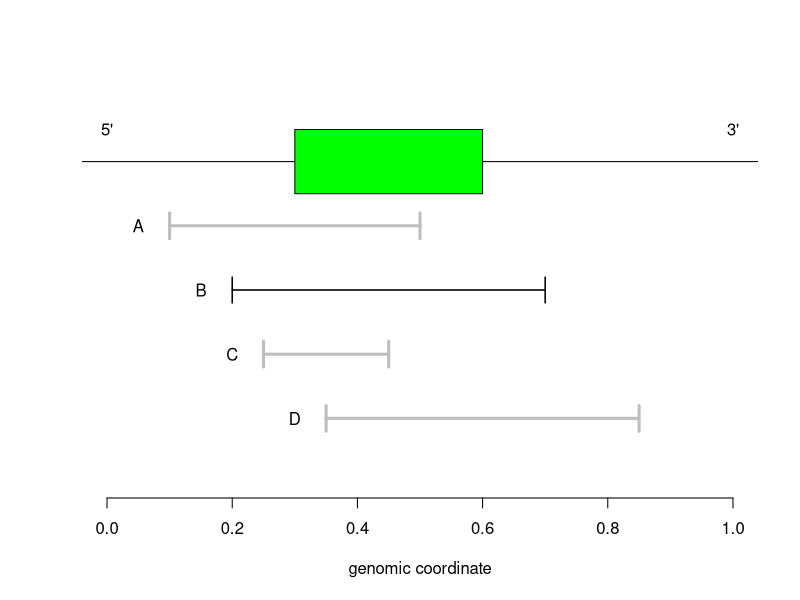
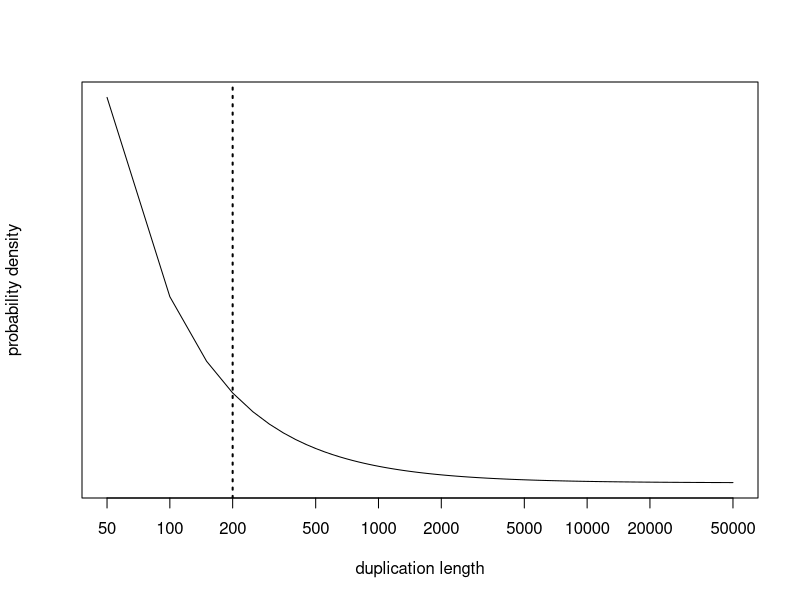
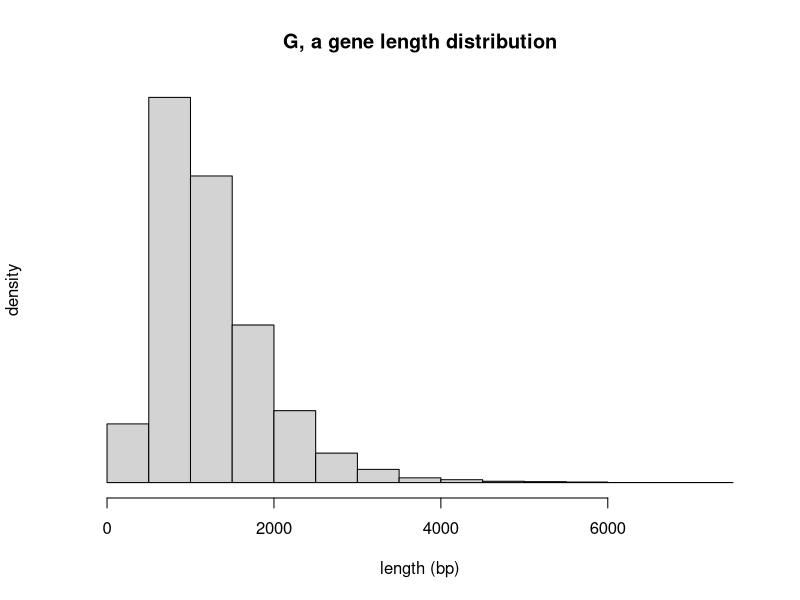

Recreate these plots in R, in order.
## ---- chunk 1
# define a function to plot some bars 
hbar <- function(xs, y, tick_size, ...) { 
  lines(xs, c(y, y), ...)
  ys <- c(y + tick_size / 2, y - tick_size / 2)
  for (side in 1:2) { 
    lines(c(xs[side], xs[side]), ys, ...)
  }
}

plot(c(0,1), c(0, 0.6), type = "n", yaxt = "n", ylab = "", xlab = "genomic coordinate", frame.plot = F)
abline(h = 0.5)
rect(0.3, 0.45, 0.6, 0.55, col = "green")
text(x = c(0, 1), y = c(0.55, 0.55), labels = c("5'", "3'"))
# some duplications that include or fail to include the gene
hbar(c(0.1, 0.5), 0.4, 0.04, lwd = 3, col = "grey")
hbar(c(0.2, 0.7), 0.3, 0.04, lwd = 1.5, col = "black")
hbar(c(0.25, 0.45), 0.2, 0.04, lwd = 3, col = "grey")
hbar(c(0.35, 0.85), 0.1, 0.04, lwd = 3, col = "grey")
text(x = c(0.05, 0.15, 0.2, 0.3), y = c(0.4, 0.3, 0.2, 0.1), labels = c("A", "B", "C", "D"))
## ---- chunk 2
a <- (1:1000) * 50
b <- a^-1.05
plot(a, b, log = "x", type = "l", xlab = "duplication length", yaxt = 'n', ylab = "probability density")
rnge <- range(b)
seg <- 200
rb <- range(b)
# 
# don't do the gene box because the left truncation of x is confusing
# rect(range(a)[1] - 10, rb[1], seg, rb[1] + 0.1 * (rb[2] - rb[1]), col = "green") # lower left, upper right
abline(v = seg, lwd = 2, lty = "dotted")
## ---- chunk 3
hist(rlnorm(10000, meanlog = 7, sdlog = 0.5), xlab = "length (bp)", main = "G, a gene length distribution", yaxt = 'n', ylab = "density")
## ---- chunk 4
# plot(c(0,1), c(0, 0.6), type = "n", yaxt = "n", ylab = "", xlab = "genomic coordinate", frame.plot = F)
# abline(h = 0.3)
# rect(0.3, 0.25, 0.6, 0.35, col = "green")
# rect(0.3, 0.25, 0.33, 0.35, col = "red")
# text(x = c(0, 1), y = c(0.35, 0.35), labels = c("5'", "3'"))
# some duplications that include or fail to include the gene
# hbar(c(0.1, 0.5), 0.4, 0.04, lwd = 3, col = "grey")
# hbar(c(0.2, 0.7), 0.3, 0.04, lwd = 1.5, col = "black")
# hbar(c(0.25, 0.45), 0.2, 0.04, lwd = 3, col = "grey")
# hbar(c(0.35, 0.85), 0.1, 0.04, lwd = 3, col = "grey")
# text(x = c(0.05, 0.15, 0.2, 0.3), y = c(0.4, 0.3, 0.2, 0.1), labels = c("A", "B", "C", "D"))
